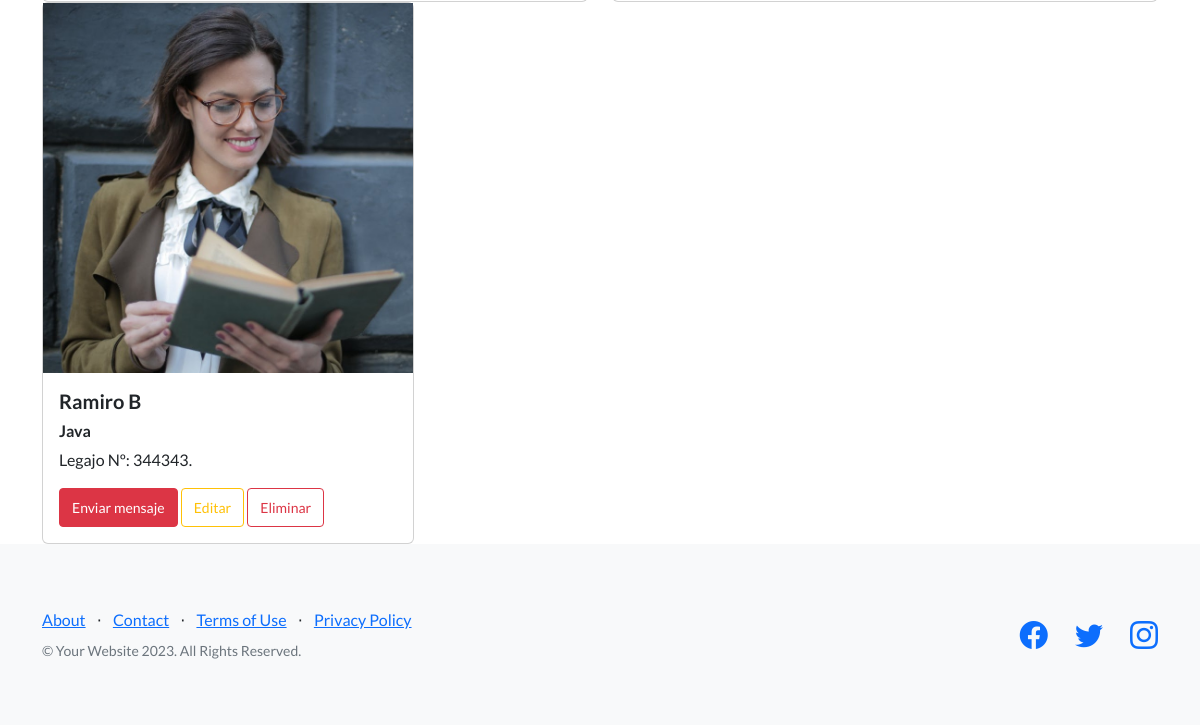
Page /AppCursos/ver_profesores (signed in, lower part) on the earlier database version.
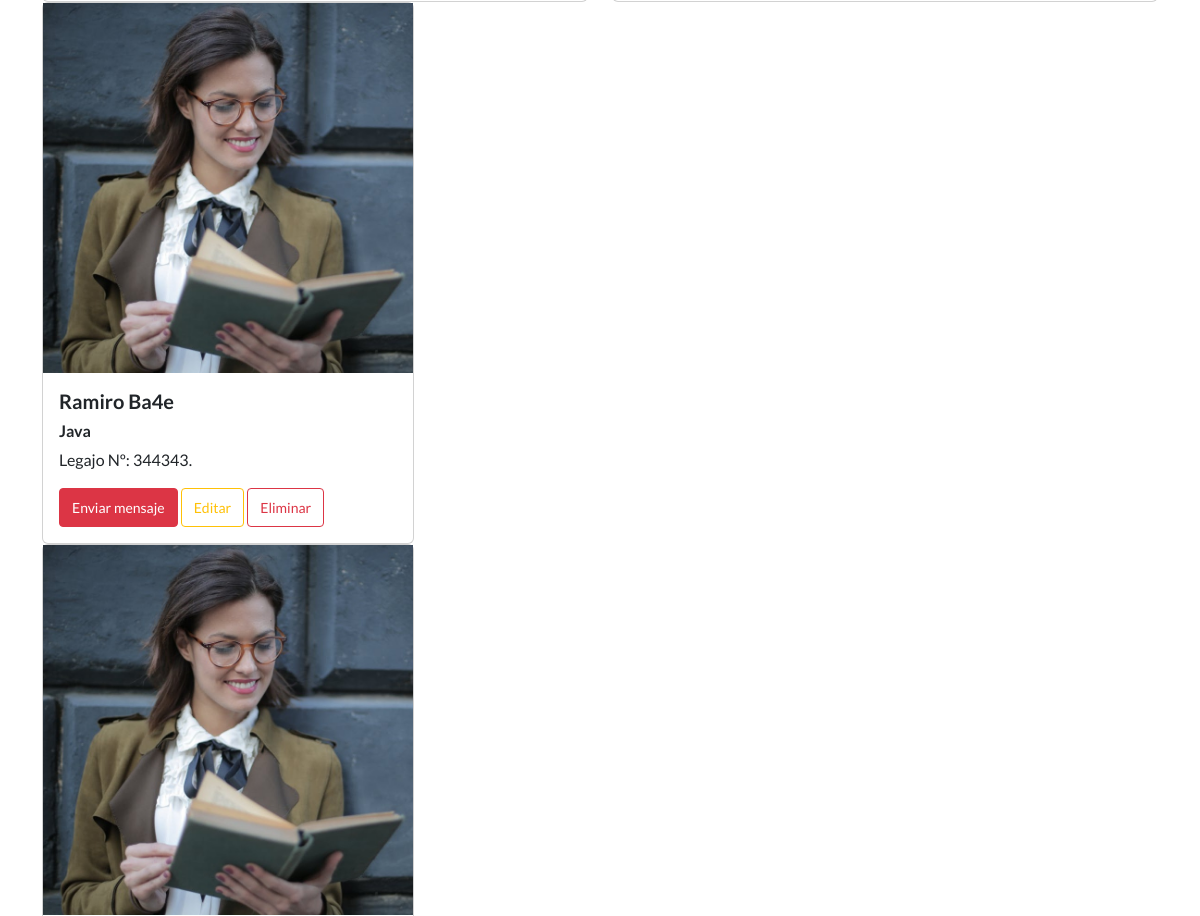
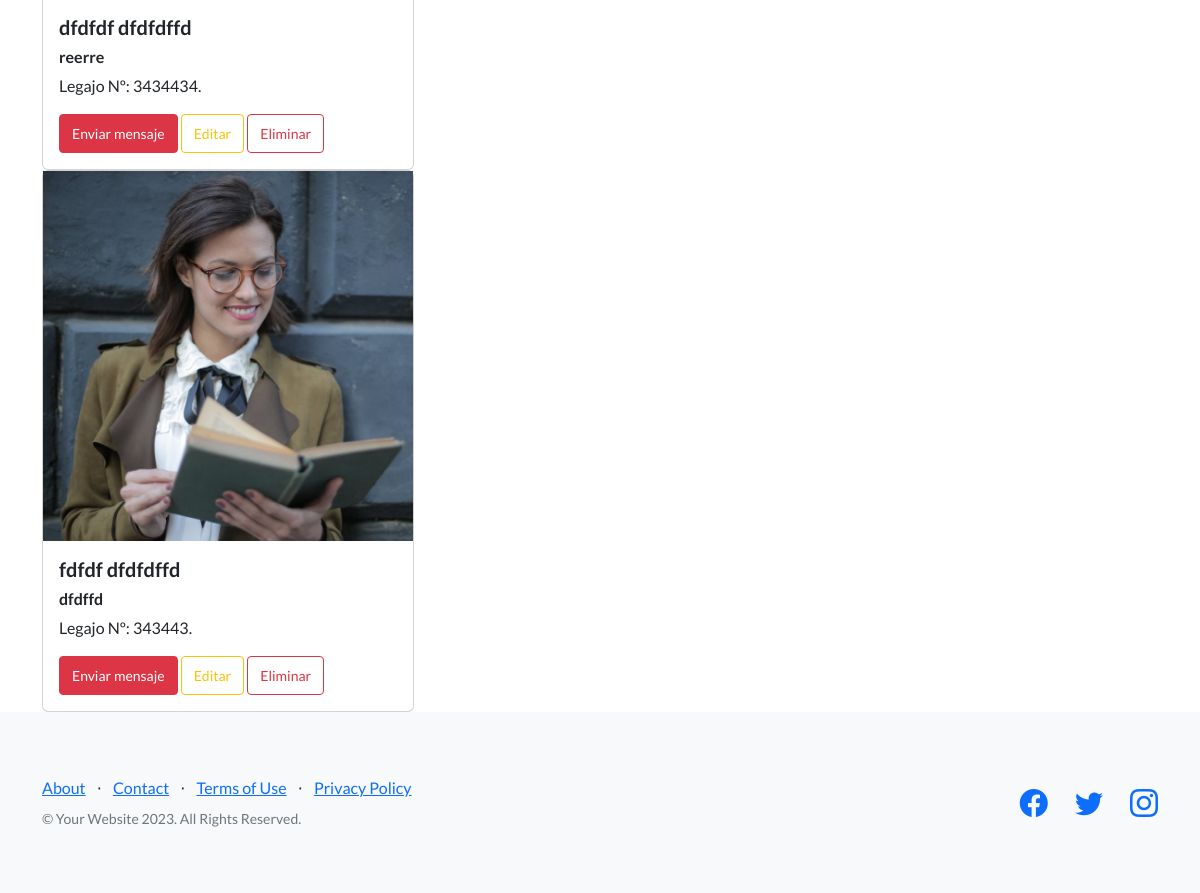
Same page on the later database version (2 pictures, top to bottom).
### AppCursos/models.py (models this page shows, shortened)
class Profesor (models.Model):
    nombre_profesor = models.CharField(max_length=40)
    apellido_profesor = models.CharField(max_length=40)
    materia_profesor = models.CharField(max_length=40)
    legajo_profesor = models.IntegerField()

### AppCursos/views.py (the view)
# urls.py: path('ver_profesores', views.ver_profesores, name='profesores'),
@login_required
def ver_profesores(request):
    profesores = Profesor.objects.all()
    avatares = Avatar.objects.filter(user=request.user.id)
    return render(request , "profesores.html", {"url":avatares[0].imagen.url, "profesores": profesores})

### AppCursos/template/profesores.html (shortened to what this page needs)
{% extends 'padre.html' %}
{% load static %}
{% block contenido %}
<main>
    {% for n in profesores %}
    <div class="container">
        <div class="col-12  col-md-4">
            <div class="card">
                <img src="{% static 'AppCursos/assets/img/professor_1.jpeg' %}" />
                <div class="card-body">
                    <h5 class="card-title">{{n.nombre_profesor}} {{n.apellido_profesor}}</h5>
                    <h6 class="card-title">{{n.materia_profesor}}</h6>
                    <p class="card-text">Legajo Nº: {{n.legajo_profesor}}.</p>
                    <a class="btn btn-danger btn-sm" href="">Enviar mensaje</a>
                    <a href="{% url 'editar_profesor' n.id %}" class="btn btn-outline-warning btn-sm">Editar</a>
                    <a href="{% url 'elimina_profesor' n.id %}" class="btn btn-outline-danger btn-sm">Eliminar</a>
                </div>
            </div>
        </div>
    </div>
    {% endfor %}
</main>
{% endblock %}

Differences in the rows shown:
changed Profesor "Ramiro": apellido_profesor "B" → "Ba4e"
added Profesor: nombre_profesor "dfdfdf", apellido_profesor "dfdfdffd", materia_profesor "reerre", legajo_profesor "3434434"
added Profesor: nombre_profesor "fdfdf", apellido_profesor "dfdfdffd", materia_profesor "dfdffd", legajo_profesor "343443"
